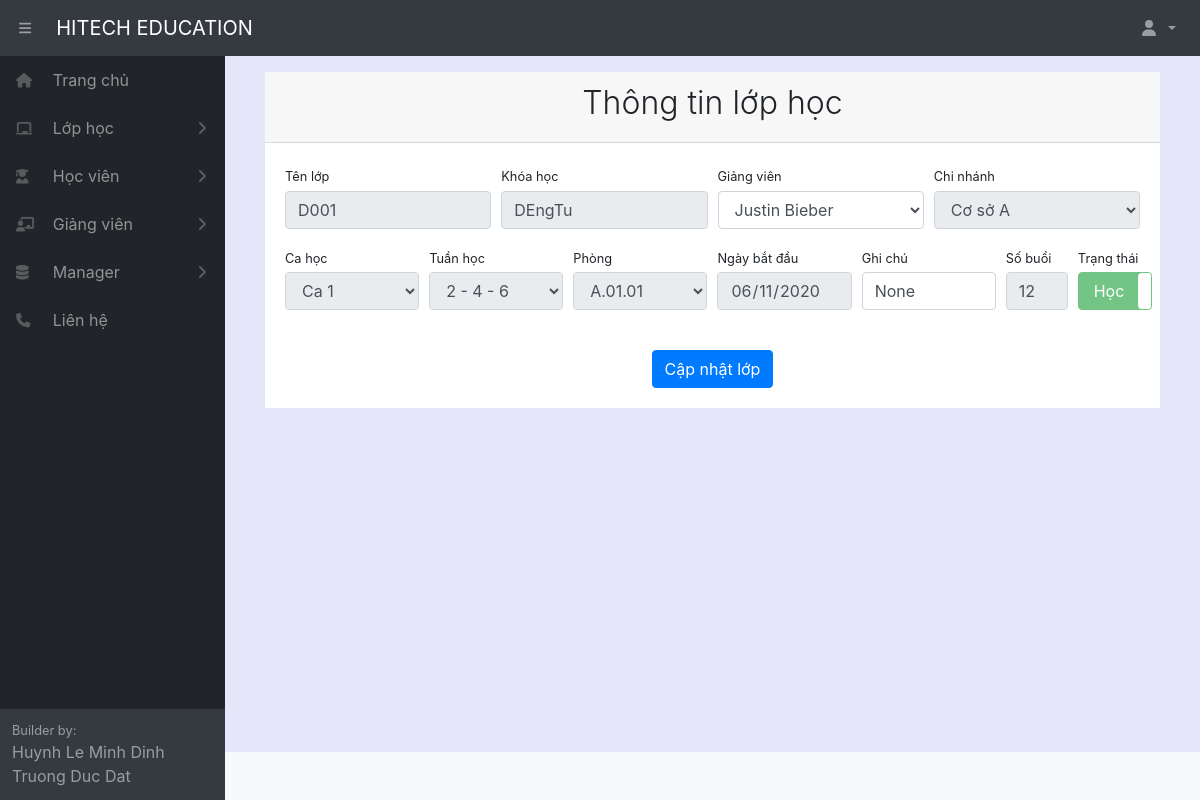
The app's page /class/93/ (signed in) with its own data.
### home/models.py (models this page shows, shortened)
class Classname(models.Model):
    fullname = models.CharField(max_length=100, verbose_name="Tên lớp học")
    startdate = models.DateField(auto_now_add=True, verbose_name="Ngày bắt đầu")
    room = models.ForeignKey(Room, null= True, on_delete=models.SET_NULL)
    unit = models.ForeignKey(Unit, null = True, on_delete=models.SET_NULL)
    timeshift = models.ForeignKey(TimeShift, null = True, on_delete=models.SET_NULL)
    startdate = models.DateField(verbose_name="Ngày bắt đầu học")
    timeweek = models.ForeignKey(TimeWeek, null = True, on_delete=models.SET_NULL)
    teacher = models.ForeignKey(Teacher, null = True, on_delete=models.SET_NULL)
    datecount = models.IntegerField(default=0, blank=True, verbose_name="Số buổi học")
    note = models.CharField(max_length=300, null = True, blank=True, verbose_name="Ghi chú")
    active = models.BooleanField(default=True, verbose_name="Trạng thái")
    class Meta:
        ordering =["fullname"]
        verbose_name_plural = "Lớp học"

class Unit(models.Model):
    fullname = models.CharField(max_length=100, verbose_name="Tên khóa học")
    infomation = models.CharField(max_length=1000, blank=True, null=True, verbose_name="Thông tin khóa học")
    fee = models.IntegerField(default=0, verbose_name="Học phí khóa học")
    active = models.BooleanField(default=True, verbose_name="Trạng thái")
    def __str__(self):
        return  self.fullname
    class Meta:
        ordering =["fullname"]
        verbose_name_plural = "Khóa học"

class Teacher(models.Model):
    fullname = models.CharField(max_length=100, verbose_name="Tên giáo viên")
    gender = models.ForeignKey(Gender, null= True, on_delete=models.SET_NULL)
    birthday = models.DateField(verbose_name="Ngày sinh")
    identity_card = models.CharField(max_length=100, null = True, blank=True, verbose_name="CMND")
    phonenumber = models.CharField(max_length=100, null = True, blank=True, verbose_name="SDT")
    email = models.CharField(max_length=100, null = True, blank=True, verbose_name="Email")
    adress = models.CharField(max_length=300, null = True, blank=True, verbose_name="Địa chỉ")
    create_date = models.DateField(auto_now_add=True, verbose_name="Ngày tạo thông tin")
    note = models.CharField(max_length=300, null = True, blank=True, verbose_name="Ghi chú")
    active = models.BooleanField(default=True, verbose_name="Trạng thái")
    def __str__(self):
        return  self.fullname
    class Meta:
        ordering =["fullname"]
        verbose_name_plural = "Giáo viên"

### home/decorators.py (the view)
        def wrapper_func(request, *args, **kwargs):
            group = None
            if request.user.groups.exists():
                group = request.user.groups.all()[0].name
            if group in allowed_roles:
                return view_func(request, *args, **kwargs)
            else:
                return redirect('errorrole')

### home/forms.py
class UpdateClassForm(ModelForm):
    class Meta:
        model = Classname
        fields = 'teacher','note','active'

### home/views.py (called while the page is built)
@login_required(login_url='login')
@allowed_users(allowed_roles=['admin','manager','staff'])
def detailClass(request,pk):
    classname = Classname.objects.get(pk=pk)
    unit = Unit.objects.all()
    area = Area.objects.all()
    room = Room.objects.all()
    timeshift = TimeShift.objects.all()
    timeweek = TimeWeek. objects.all()
    teacher = Teacher.objects.all()
    form = UpdateClassForm(instance=classname)
    if request.method == 'POST':
        form = UpdateClassForm(request.POST, instance=classname)
        if form.is_valid():
            form.save()
            return redirect('listclass')
    context={'form':form, 'classname':classname, 'unit':unit, 'area':area, 'room':room, 'timeshift':timeshift, 'timeweek':timeweek, 'teacher':teacher}
    return render(request,'class/detailClass.html',context)

### home/templates/class/detailClass.html (shortened to what this page needs)
{% extends "pages/base.html" %}
{% block content %}
{% load static %}
<div class="card-header">
    <h2 class="text-center font-weight-light">Thông tin lớp học</h2>
</div>
<div class="card-body">
    <form action="" method="POST">
        <div class="form-row">
            <div class="col-md-3">
                <label class="small mb-1" for="">Tên lớp</label>
                <div class="form-group">
                    <input class="form-control" disabled maxlength="100" name="fullname" required id="id_fullname" type="text" placeholder="Tên lớp tự hiễn thị" value="{{ classname.fullname }}" />
                </div>
            </div>
            <div class="col-md-3">
                <label class="small mb-1" for="">Khóa học</label>
                <div class="form-group">
                    <input class="form-control" disabled id="" type="text" value="{{ classname.unit }}" />
                </div>
            </div>
            <div class="col-md-3">
                <label class="small mb-1" for="">Giảng viên</label>
                <div class="form-group">
                    <select class="form-control" name="teacher" required id="id_teacher">
                        <option value="{{ classname.teacher_id }}" hidden>{{ classname.teacher }}</option>
                        </select>
                </div>
            </div>
            <div class="col-md-3">
                <label class="small mb-1" for="">Chi nhánh</label>
                <div class="form-group">
                    <select onchange="selectionAreaRoom(this.value)" class="form-control" name="area" required id="id_area" disabled>
                        {% for i in area %}
                        {% if i.active %}
                            <option value="{{i.pk}}">{{ i.fullname }}</option>
                        {% endif %}
                        {% endfor %}
                        </select>
                </div>
            </div>
        </div>
        <div class="form-row">
            <div class="col-md-2">
                <label class="small mb-1" for="">Ca học</label>
                <div class="form-group">
                    <select class="form-control" name="timeshift" required id="id_timeshift" disabled>
                        {% for i in timeshift %}
                        {% if i.active %}
                            <option value="{{ i.pk }}">{{ i.fullname }}</option>
                        {% endif %}
                        {% endfor %}
                        </select>
                </div>
            </div>
            <div class="col-md-2">
                <label class="small mb-1" for="">Tuần học</label>
                <div class="form-group">
                    <select class="form-control" name="timeweek" required id="id_timeweek" disabled>
                        {% for i in timeweek %}
                            <option value="{{ i.pk }}">{{ i.name }}</option>
                        {% endfor %}
                        </select>
                </div>
            </div>
            <div class="col-md-2">
                <label class="small mb-1" for="">Phòng</label>
                <div class="form-group">
                    <select class="form-control" name="room" required id="id_room" disabled>
                        {% for i in room %}
                        {% if i.active %}
                            <option value="{{ i.pk }}" data-option="{{i.area_id}}">{{ i.fullname }}</option>
                        {% endif %}
                        {% endfor %}
                        </select>
                </div>
            </div>
            <div class="col-md-2">
                <label class="small mb-1" for="id_startdate">Ngày bắt đầu</label>
                <div class="form-group">
                    <input class="form-control" name="startdate" disabled id="id_startdate" value="{{classname.startdate|date:"Y-m-d"}}" type="date" />
                </div>
            </div>
            <div class="col-md-2">
                <label class="small mb-1" for="inputNote">Ghi chú</label>
                <div class="form-group">
                    <input class="form-control" name="note" id="id_note" value="{{classname.note}}" type="text" placeholder="Ghi chú" />
                </div>
            </div>
            <div class="col-md-1">
                <label class="small mb-1" for="id_datecount">Số buổi</label>
                <div class="form-group">
                    <input class="form-control" required disabled name="datecount" id="id_datecount" value="{{classname.datecount}}" type="number" min="0" placeholder="Số buổi" />
                </div>
            </div>
            <div class="col-md-1">
                <label class="small mb-1" for="inputActive">Trạng thái</label>
                <div class="form-group">
                </div>
            </div>
        </div>
        <div class="form-group d-flex align-items-center justify-content-between mt-4 mb-0">
            <input type="submit" value="Cập nhật lớp" class="btn btn-primary" style="margin-left: auto; margin-right: auto;">
        </div>
    </form>
</div>
{% endblock content %}

### records on screen
Classname: fullname "D001", unit "DEngTu", teacher "Justin Bieber", startdate "06/11/2020", note "None", datecount "12"

### other values on screen
form field area "Cơ sở A"
form field timeshift "Ca 1"
form field timeweek "2 - 4 - 6"
form field room "A.01.01"
